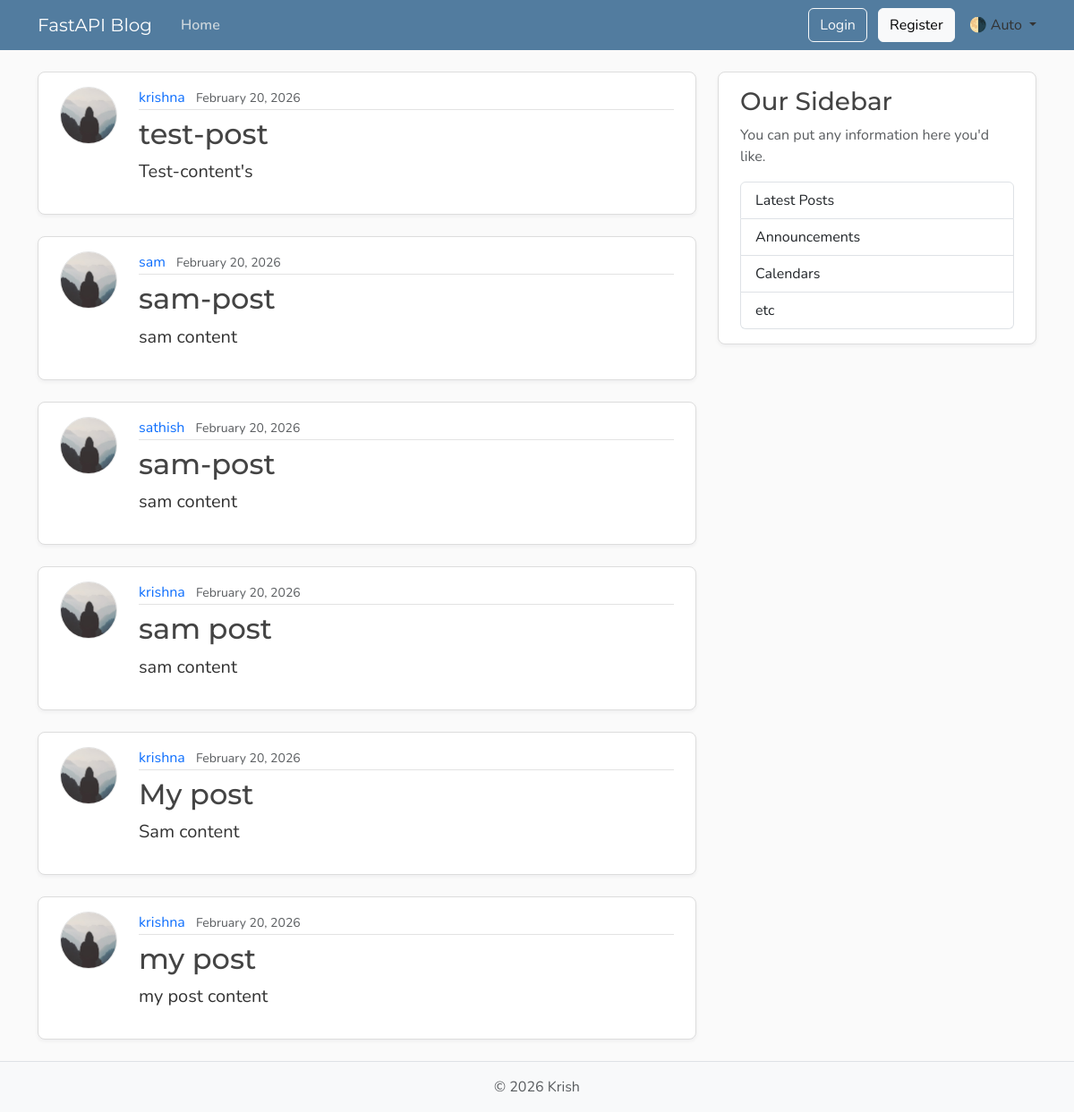
The page /posts on the database its author committed.
### models.py (models this page shows, shortened)
class Post(Base):
    __tablename__ = "posts"
    id: Mapped[int] = mapped_column(Integer, primary_key=True, index=True)
    title: Mapped[str] = mapped_column(String(100), nullable=False)
    content: Mapped[str] = mapped_column(Text, nullable=False)
    user_id: Mapped[int] = mapped_column(
        ForeignKey("users.id"),
        nullable=False,
        index=True,
    )
    date_posted: Mapped[datetime] = mapped_column(
        DateTime(timezone=True),
        default=lambda: datetime.now(UTC),
    )
    author: Mapped[User] = relationship(back_populates="posts")

class User(Base):
    __tablename__ = "users"
    id: Mapped[int] = mapped_column(Integer, primary_key=True, index=True)
    username: Mapped[str] = mapped_column(String(50), unique=True, nullable=False)
    email: Mapped[str] = mapped_column(String(120), unique=True, nullable=False)
    image_file: Mapped[str | None] = mapped_column(
        String(200),
        nullable=True,
        default=None,
    )
    password_hash: Mapped[str | None] = mapped_column(String(200), nullable=False)
    posts: Mapped[list[Post]] = relationship(
        back_populates="author",
        cascade="all , delete-orphan")

### main.py (the view)
@app.get("/", include_in_schema=False, name="home")
@app.get("/posts", include_in_schema=False, name="posts")
async def home(request: Request, db: Annotated[AsyncSession, Depends(get_db)]):
    result = await db.execute(
        select(models.Post)
        .options(selectinload(models.Post.author)) # egar loading options(selectinload(models.Post.author)
        .order_by(models.Post.date_posted.desc())
    )
    posts = result.scalars().all()
    return templates.TemplateResponse(
        request,
        "home.html",
        {"posts": posts, "title": "Home"},
    )

### templates/home.html
{% extends "layout.html" %}
{% block content %}
  {% for post in posts %}
    <article class="content-section py-3 px-4 mb-4">
      <div class="d-flex align-items-start gap-4">
        <img class="rounded-circle article-img flex-shrink-0"
             src="{{ post.author.image_path }}"
             alt="{{ post.author.username }}'s profile picture"
             width="64"
             height="64"
             loading="lazy">
        <div class="flex-grow-1">
          <div class="article-metadata mb-2">
            <a class="me-2" href="{{ url_for("user_posts", user_id=post.author.id) }}">{{ post.author.username }}</a>
            <small class="text-body-secondary">{{ post.date_posted.strftime("%B %d, %Y") }}</small>
          </div>
          <h2>
            <a class="article-title"
               href="{{ url_for("post_page", post_id=post.id) }}">{{ post.title }}</a>
          </h2>
          <p class="article-content">{{ post.content }}</p>
        </div>
      </div>
    </article>
  {% endfor %}
{% endblock content %}

### templates/layout.html (shortened to what this page needs)
<!DOCTYPE html>
<html lang="en">
  <head>
    <link href="https://cdn.jsdelivr.net/npm/bootstrap@5.3.8/dist/css/bootstrap.min.css"
          rel="stylesheet"
>
    <link rel="stylesheet"
          type="text/css"
          href="{{ url_for("static", path='css/main.css') }}">
  </head>
  <body class="d-flex flex-column min-vh-100">
    <header class="site-header">
      <nav class="navbar navbar-expand-md bg-steel fixed-top"
           data-bs-theme="dark">
        <div class="container">
          <a class="navbar-brand me-4" href="{{ url_for("home") }}">FastAPI Blog</a>
          <div class="collapse navbar-collapse" id="navbarToggle">
            <div class="navbar-nav me-auto">
              <a class="nav-link active"
                 aria-current="page"
                 href="{{ url_for("home") }}">Home</a>
            </div>
<div id="loggedOutNav">
<a class="btn btn-outline-light mb-2 mb-md-0 me-md-2"
    href="{{ url_for("login_page") }}">Login</a>
<a class="btn btn-light mb-2 mb-md-0 me-md-3"
    href="{{ url_for("register_page") }}">Register</a>
</div>
              <div class="nav-item dropdown">
                <a class="nav-link dropdown-toggle"
                   href="#"
                   role="button"
                   id="bd-theme"
                   data-bs-toggle="dropdown"
                   aria-expanded="false">
                  <span id="bd-theme-text">🌗 Auto</span>
                </a>
              </div>
            </div>
          </div>
      </nav>
    </header>
    <main role="main" class="container">
      <div class="row">
        <div class="col-md-8">
          {% block content %}
          {% endblock content %}
        </div>
        <aside class="col-md-4">
          <div class="content-section py-3 px-4 mb-4">
            <h3>Our Sidebar</h3>
            <p class="text-body-secondary">You can put any information here you'd like.</p>
            <ul class="list-group">
              <li class="list-group-item">Latest Posts</li>
              <li class="list-group-item">Announcements</li>
              <li class="list-group-item">Calendars</li>
              <li class="list-group-item">etc</li>
            </ul>
          </div>
        </aside>
      </div>
    </main>
    <footer class="mt-auto py-3 bg-body-tertiary border-top">
      <div class="container text-center">
        <p class="text-body-secondary mb-0">
          © <span id="year"></span> Krish
        </p>
      </div>
    </footer>
  </body>
</html>

### static/css/main.css (style rules this page uses)
:root { --font-heading: "Montserrat", system-ui, -apple-system, BlinkMacSystemFont, sans-serif; --font-body: "Nunito", system-ui, -apple-system, BlinkMacSystemFont, sans-serif; --color-bg-body: #fafafa; --color-bg-content: #ffffff; --color-text-primary: #333333; --color-text-heading: #444444; --color-steel: #527c9f; --color-nav-link: #cbd5db; --color-nav-link-hover: #ffffff; --color-link-hover: #428bca; --color-border: #dddddd; --color-border-light: #e3e3e3; --spacing-xl: 5rem; --article-img-size: 4rem; --account-img-size: 7.813rem; }
body { font-family: var(--font-body); background: var(--color-bg-body); color: var(--color-text-primary); }
main { padding-top: var(--spacing-xl); }
h1, h2, h3, h4, h5, h6 { font-family: var(--font-heading); color: var(--color-text-heading); }
.navbar-brand { font-family: var(--font-heading); }
a { text-decoration: none; }
.bg-steel { background-color: var(--color-steel); }
.site-header .navbar-nav .nav-link { color: var(--color-nav-link); transition: color 0.2s ease-in-out; }
.site-header .navbar-nav .nav-link.active { font-weight: 600; }
.content-section { background: var(--color-bg-content); border: 1px solid var(--color-border); border-radius: 0.5rem; box-shadow: 0 2px 4px rgba(15, 23, 42, 0.05); transition: box-shadow 0.15s ease, transform 0.15s ease, border-color 0.15s ease; }
.article-title { color: var(--color-text-heading); transition: color 0.2s ease-in-out; }
.article-content { white-space: pre-line; font-size: 1.25rem; }
.article-img { height: var(--article-img-size); width: var(--article-img-size); flex-shrink: 0; object-fit: cover; border: 1px solid var(--color-border-light); box-shadow: 0 0 0 2px var(--color-bg-content); }
.article-metadata { padding-bottom: 0.063rem; border-bottom: 1px solid var(--color-border-light); }
.article-metadata a { transition: color 0.2s ease-in-out; }
[data-bs-theme="dark"] { --color-bg-body: #1a1a1a; --color-bg-content: #2d2d2d; --color-text-primary: #e0e0e0; --color-text-heading: #f0f0f0; --color-border: #404040; --color-border-light: #4a4a4a; }

### rows shown on the page
Post: author.username "krishna", date_posted "February 20, 2026", title "test-post", content "Test-content's"
Post: author.username "sam", date_posted "February 20, 2026", title "sam-post", content "sam content"
Post: author.username "sathish", date_posted "February 20, 2026", title "sam-post", content "sam content"
Post: author.username "krishna", date_posted "February 20, 2026", title "sam post", content "sam content"
Post: author.username "krishna", date_posted "February 20, 2026", title "My post", content "Sam content"
Post: author.username "krishna", date_posted "February 20, 2026", title "my post", content "my post content"
